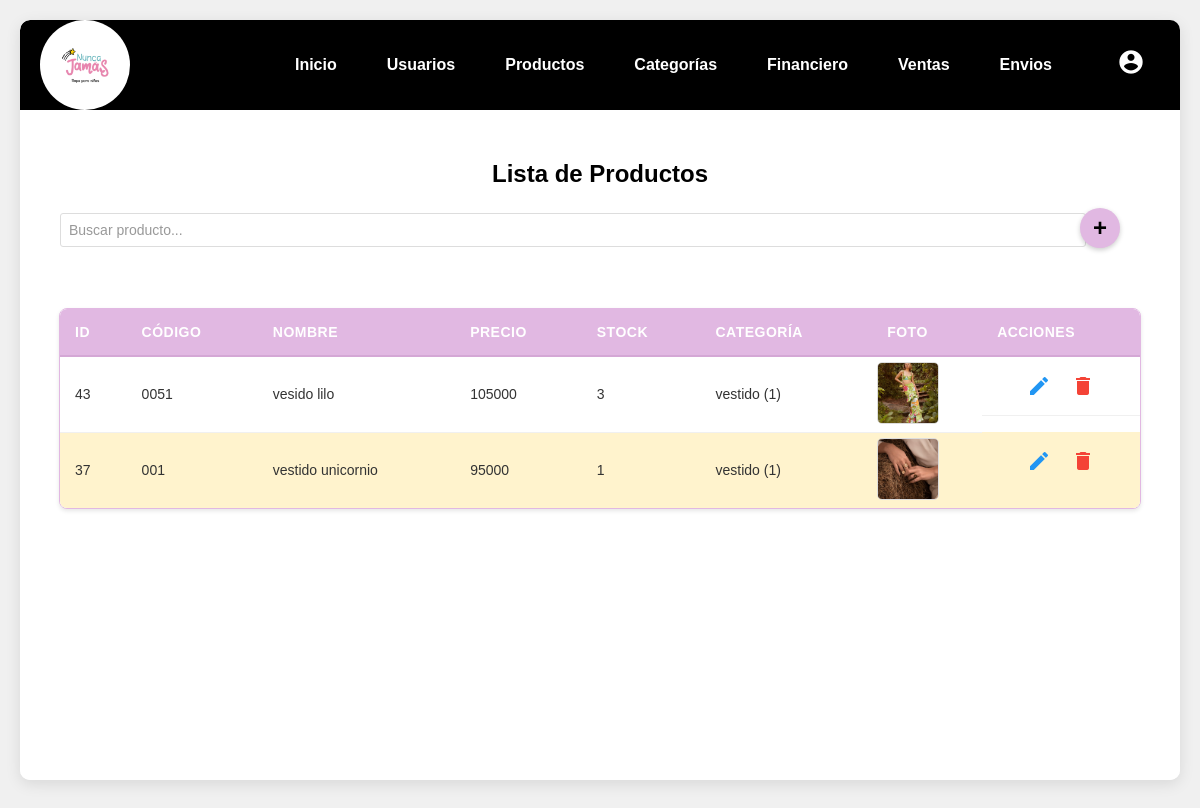
/pages/listar_producto.php, run on the app's committed database.
### tables this page shows
CREATE TABLE `productos` (
  `id` int(11) NOT NULL,
  `codigo` varchar(350) NOT NULL,
  `nombre` varchar(100) NOT NULL,
  `precio` decimal(50,0) NOT NULL,
  `stock` int(100) NOT NULL,
  `foto` varchar(150) DEFAULT NULL,
  `id_categoria` int(11) DEFAULT NULL
);

CREATE TABLE `categoria` (
  `id` int(20) NOT NULL,
  `codigo` int(30) NOT NULL,
  `nombre` varchar(150) NOT NULL,
  `ubicacion` varchar(160) NOT NULL
);

### pages/listar_producto.php (the view, shortened to what this page needs)
<?php
require '../conexion.php';
$sql = "SELECT p.id, p.codigo, p.nombre, p.precio, p.stock, p.foto, p.id_categoria, c.nombre as categoria, c.codigo as codigo_categoria
FROM productos p
LEFT JOIN categoria c ON p.id_categoria = c.id
ORDER BY p.nombre";
$resultado = $conexion->query($sql);
?>
<!DOCTYPE html>
<html lang="es">
<head>
    <link rel="stylesheet" href="../css/estilos.css">
    <link rel="stylesheet" href="../css/tablas.css">
</head>
<body>
    <div class="contenedor-principal">
        <?php include '../components/header.php'; ?>
        <div class="contenido">
            <h2>Lista de Productos</h2>
            <?php if ($resultado->num_rows === 0): ?>
                <p>No hay productos registrados.</p>
            <?php else: ?>
                <div class="filtro-agregar-contenedor">
                    <div class="filtro-contenedor">
                        <input type="text" id="filtro-producto" placeholder="Buscar producto..." class="filtro-input">
                    </div>
                    <div class="btn-agregar-contenedor">
                        <button onclick="abrirModalInsertar()" class="btn-agregar">+</button>
                    </div>
                </div>
                <div class="tabla-contenedor">
                    <table id="tabla-productos">
                        <thead>
                            <tr>
                                <th>ID</th>
                                <th>Código</th>
                                <th>Nombre</th>
                                <th>Precio</th>
                                <th>Stock</th>
                                <th>Categoría</th>
                                <th>Foto</th>
                                <th>Acciones</th>
                            </tr>
                        </thead>
                        <tbody>
                            <?php while ($producto = $resultado->fetch_assoc()):
                                $stockClass = '';
                                if ($producto['stock'] == 0) {
                                    $stockClass = 'stock-agotado';
                                } elseif ($producto['stock'] == 1) {
                                    $stockClass = 'stock-bajo';
                                }
                            ?>
                                <tr class="<?php echo $stockClass; ?>" <?php echo $producto['stock'] == 0 ? 'style="display: none;"' : ''; ?>>
                                    <td><?php echo $producto['id']; ?></td>
                                    <td><?php echo $producto['codigo']; ?></td>
                                    <td><?php echo $producto['nombre']; ?></td>
                                    <td><?php echo $producto['precio']; ?></td>
                                    <td><?php echo $producto['stock']; ?></td>
                                    <td><?php echo $producto['categoria'] ? $producto['categoria'] . ' (' . $producto['codigo_categoria'] . ')' : 'Sin categoría'; ?></td>
                                    <td class="celda-foto">
                                        <?php if (!empty($producto['foto'])): ?>
                                            <img src="/inventarioNj/uploads/productos/<?php echo $producto['foto']; ?>" alt="Foto del producto" class="foto-producto">
                                        <?php else: ?>
                                            <div class="foto-placeholder">
                                                <span class="material-icons">image</span>
                                            </div>
                                        <?php endif; ?>
                                    </td>
                                    <td class="acciones">
                                        <button onclick="abrirModalEditar(<?php echo htmlspecialchars(json_encode($producto)); ?>)" class="btn-editar">
                                            <span class="material-icons">edit</span>
                                        </button>
                                        <a href="../controllers/productos/eliminar_producto.php?id=<?php echo $producto['id']; ?>" class="btn-eliminar" onclick="return confirm('¿Estás seguro de eliminar este producto?')">
                                            <span class="material-icons">delete</span>
                                        </a>
                                    </td>
                                </tr>
                            <?php endwhile; ?>
                        </tbody>
                    </table>
                </div>
            <?php endif; ?>
        </div>
    </div>
</body>
</html>

### components/header.php (shortened to what this page needs)
<header class="cabecera-negra">
    <div class="logo-circulo-blanco">
        <a href="/inventarioNj/index.php"><img src="/inventarioNj/img/logo (40).png" alt="Logo de tu Empresa" class="logo-dentro-circulo"></a>
    </div>
    <nav class="menu-cabecera">
        <ul>
            <li><a href="/inventarioNj/index.php">Inicio</a></li>
            <li><a href="/inventarioNj/pages/listar_usuarios.php">Usuarios</a></li>
            <li><a href="/inventarioNj/pages/listar_producto.php">Productos</a></li>
            <li><a href="/inventarioNj/pages/listar_categorias.php">Categorías</a></li>
            <li><a href="/inventarioNj/pages/financiero.php">Financiero</a></li>
            <li><a href="/inventarioNj/pages/ventas.php">Ventas</a></li>
            <li><a href="/inventarioNj/pages/envios.php">Envios</a></li>
            <li>
                <div class="user-menu">
                    <button class="user-btn" onclick="toggleDropdown()">
                        <span class="material-icons">account_circle</span>
                    </button>
                </div>
            </li>
        </ul>
    </nav>
</header>

### css/estilos.css (style rules this page uses)
body { background-color: #f0f0f0; font-family: Arial, sans-serif; min-height: 100vh; padding: 20px; display: flex; flex-direction: column; align-items: center; margin: 0; overflow-x: hidden; }
.cabecera-negra { background-color: black; width: 100%; height: 80px; padding: 5px 20px; display: flex; align-items: center; justify-content: space-between; box-shadow: 0 2px 5px rgba(0,0,0,0.2); border-radius: 10px 10px 0 0; }
.logo-circulo-blanco { width: 70px; height: 70px; background-color: white; border-radius: 50%; overflow: hidden; position: relative; display: flex; justify-content: center; align-items: center; padding: 10px; }
.logo-dentro-circulo { width: 100%; height: 100%; object-fit: contain; display: block; }
.menu-cabecera ul { list-style: none; margin: 0; padding: 0; display: flex; align-items: center; }
.menu-cabecera li { margin-left: 50px; }
.menu-cabecera a { text-decoration: none; color: white; font-weight: bold; font-size: 16px; padding: 5px 0; transition: color 0.3s ease; }
.contenedor-principal { background-color: #ffffff; width: 100%; max-width: 1200px; margin: 0 auto; box-shadow: 0 4px 15px rgba(0, 0, 0, 0.1); border-radius: 10px; min-height: calc(100vh - 40px); max-height: calc(100vh - 40px); display: flex; flex-direction: column; overflow: hidden; }
nav { display: flex; justify-content: space-between; align-items: center; background-color: black; padding: 5px 40px; }
nav ul { list-style: none; display: flex; }
nav ul li { margin-left: 20px; }
nav a { text-decoration: none; color: white; font-weight: bold; }
.contenido { padding: 30px 40px; background-color: #ffffff; flex: 1; display: flex; flex-direction: column; align-items: center; overflow-y: auto; }
input[type="text"], input[type="password"], input[type="email"] { width: 100%; padding: 8px; margin-bottom: 15px; border: 1px solid #ddd; border-radius: 3px; }
button { padding: 10px 15px; background-color: #E1B8E2; color: white; border: none; border-radius: 3px; cursor: pointer; }
.btn-agregar-contenedor { justify-content: flex-end; margin-bottom: 20px; margin-right: 20px; }
.btn-agregar { background-color: #E1B8E2; color: white; border: none; border-radius: 50%; width: 40px; height: 40px; font-size: 24px; cursor: pointer; display: flex; align-items: center; justify-content: center; transition: all 0.3s ease; box-shadow: 0 2px 5px rgba(0,0,0,0.2); }
.tabla-contenedor { width: 100%; overflow-x: auto; margin-top: 20px; }
table { width: 100%; border-collapse: collapse; background-color: white; box-shadow: 0 1px 3px rgba(0, 0, 0, 0.1); }
th, td { padding: 12px 15px; text-align: left; border-bottom: 1px solid #ddd; }
th { background-color: #f8f9fa; font-weight: bold; color: #333; }
.acciones { display: flex; gap: 10px; }
.btn-editar, .btn-eliminar { padding: 6px 12px; border-radius: 4px; text-decoration: none; font-size: 14px; transition: background-color 0.3s; }
.btn-editar { background-color: #E1B8E2; color: white; }
.btn-eliminar { background-color: #dc3545; color: white; }
.celda-foto { width: 50px; padding: 5px !important; text-align: center; }
.foto-producto { width: 40px; height: 40px; object-fit: cover; border-radius: 4px; border: 1px solid #ddd; }

### components/header.php (style rules this page uses)
.user-menu { position: relative; display: inline-block; align-items: center; }
.user-btn { background: none; border: none; cursor: pointer; font-size: 24px; }
.user-btn .material-icons { color: white; font-size: 28px; transition: color 0.3s ease; }

### data on the page
productos: id "43", codigo "0051", nombre "vesido lilo", precio "105000", stock "3", id_categoria.nombre "vestido", id_categoria.codigo "1", foto (picture)
productos: id "37", codigo "001", nombre "vestido unicornio", precio "95000", stock "1", id_categoria.nombre "vestido", id_categoria.codigo "1", foto (picture)
